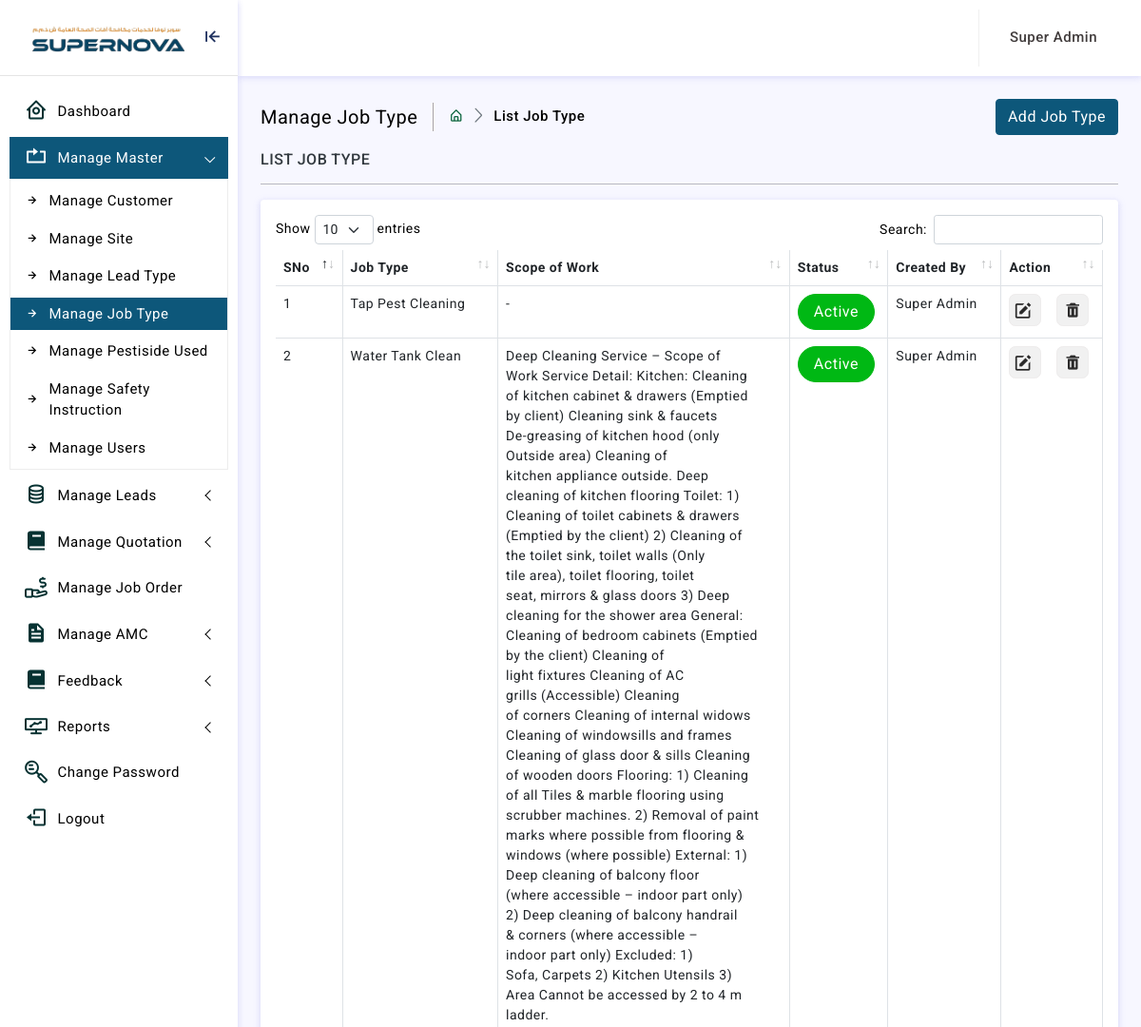
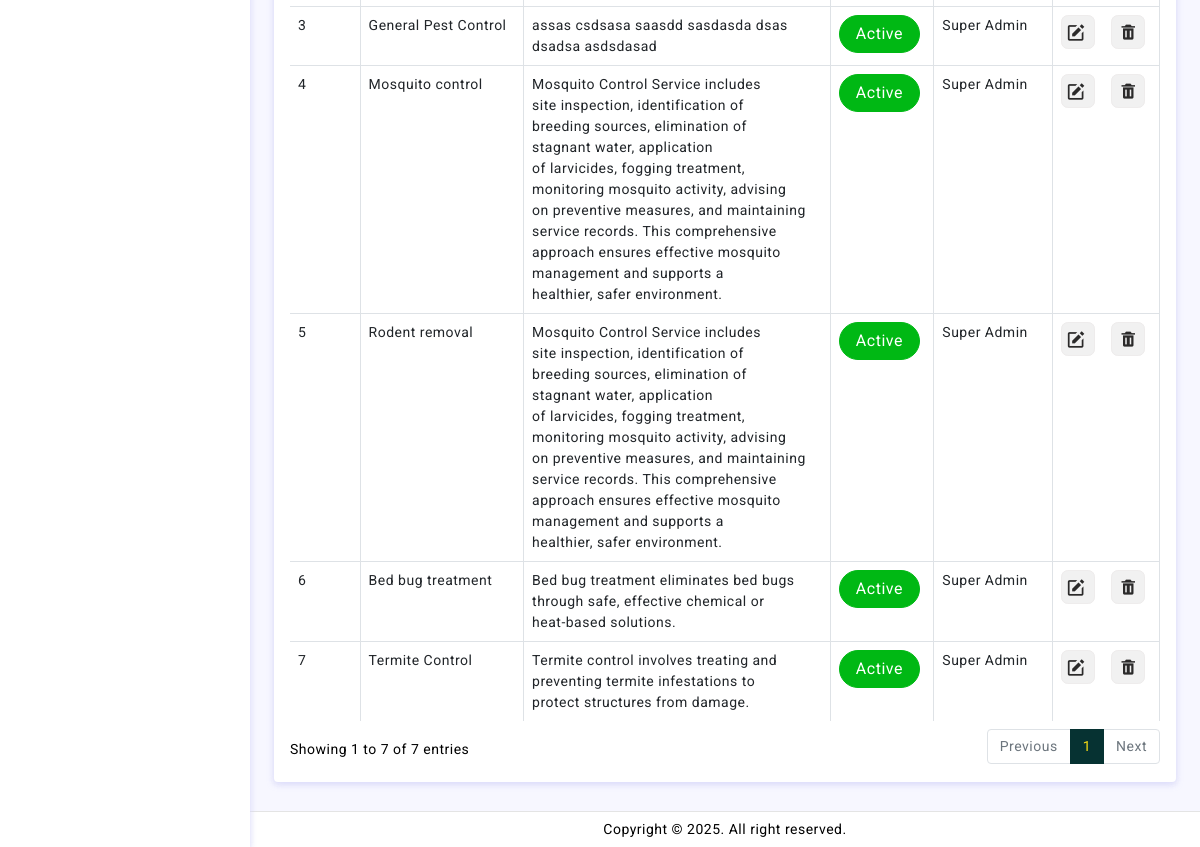
Screenshot of /adminln/manage-job-type.php (signed in) with the database file from the repository (2 pictures, top to bottom).
### tables this page shows
CREATE TABLE `job_type` (
  `id` int(11) NOT NULL,
  `job_type` varchar(255) NOT NULL,
  `scope_of_work` text NOT NULL,
  `status` varchar(20) NOT NULL,
  `created_by` int(11) NOT NULL,
  `created_datetime` datetime NOT NULL,
  `modified_by` int(11) NOT NULL,
  `modified_datetime` datetime NOT NULL
);

CREATE TABLE `user` (
  `Id` int(11) NOT NULL,
  `user_type` tinyint(4) NOT NULL,
  `UserName` varchar(255) NOT NULL,
  `name` varchar(255) NOT NULL,
  `status` tinyint(4) NOT NULL,
  `Password` varchar(1000) NOT NULL,
  `master_admin` varchar(55) NOT NULL,
  `AddedDate` datetime NOT NULL,
  `UpdatedDate` datetime NOT NULL
);

### adminln/manage-job-type.php (the view, shortened to what this page needs)
<?php
function main() {
extract($_REQUEST);
include 'dilg/cnt/join.php';
   ?>
<div class="page-breadcrumb d-sm-flex align-items-center mb-3">
<div class="breadcrumb-title pe-3">Manage Job Type</div>
<div class="ps-3">
<nav aria-label="breadcrumb">
<ol class="breadcrumb mb-0 p-0">
<li class="breadcrumb-item"><a href="home.php"><i class="bx bx-home-alt color-af251c"></i></a>
</li>
<li class="breadcrumb-item active" aria-current="page">List Job Type</li>
</ol>
</nav>
</div>
<div class="ms-auto">
<div class="col">
<button type="button" class="btn btn-primary" data-bs-toggle="modal" data-bs-target="#exampleExtraLargeModal" onClick="getedit(0)">Add Job Type</button>
</div>
</div>
</div>
<h6 class="mb-0 text-uppercase">List Job Type</h6>
<hr/>
<?  $select_job_type=mysqli_query($conn,"select * from job_type order by id desc ");
if(mysqli_num_rows($select_job_type)>>0){
?>
<div class="card">
<div class="card-body">
<div class="table-responsive">
<table id="example" class="table table-striped table-bordered" style="width:100%">
<thead>
<tr>
<th>SNo</th>
<th>Job Type </th>
<th>Scope of Work</th>
<th>Status</th>
<th>Created By</th>
<th>Action</th>
</tr>
</thead>
<tbody>
<?
$SNo = 0;
while($row_job_type=mysqli_fetch_array($select_job_type))
{
$SNo = $SNo + 1;
$id=$row_job_type['id'];
$job_type=$row_job_type['job_type'];
$scope_of_work=$row_job_type['scope_of_work'];
if ($scope_of_work!='') {
 $Scope_of_work=$scope_of_work;
}else{
   $Scope_of_work=" - ";
}
$status=$row_job_type['status'];
$created_by=$row_job_type['created_by'];
$select_name=mysqli_query($conn,"select * from user where Id='$created_by'");
$row_name=mysqli_fetch_array($select_name);
$created_name =stripslashes($row_name['name']);
?>
<tr>
<td><?=$SNo; ?></td>
<td><?=$job_type; ?></td>
<td><? echo wordwrap($Scope_of_work, 40, "<br />\n"); ?></td>
<td><div id="spSt<?=$id?>"></div>
            <script>drwStatus('<?=$id?>', '<?=$status?>')</script></td>
<td><?=$created_name; ?></td>
<td>
<div class="d-flex order-actions">
<a href="#" class="btn btn-add btn-sm" tooltip="Edit" data-bs-toggle="modal" data-bs-target="#exampleExtraLargeModal" onClick="getedit(<?=$id; ?>)"><i class="bx bxs-edit"></i></a>
<a href="#" class="ms-3" data-toggle="modal" tooltip="Delete" data-target="#customer2" onClick="if(confirm('Are you sure want to delete this?')) { window.location.href='manage-job-type.php?act=delete&id=<?=$id ?> ' }"><i class="bx bxs-trash"></i></a>
</div>
</td>
</tr>
<? } ?>
</tbody>
</table>
</div>
</div>
</div>
<? } else { echo "No Records Found";  } ?>
<?php
}
include 'template.php';
?>

### adminln/assets/css/app.css (style rules this page uses)
body { font-size: 14px; color: #000; letter-spacing: .5px; background: #f7f7ff; overflow-x: hidden; font-family: Roboto, sans-serif }
a { text-decoration: none }
.breadcrumb-title { font-size: 20px; border-right: 1.5px solid #aaa4a4 }
.page-breadcrumb .breadcrumb li.breadcrumb-item { font-size: 15px; font-weight: 500; }
.page-breadcrumb .breadcrumb-item+.breadcrumb-item::before { display: inline-block; padding-right: .5rem; color: #6c757d; font-family: LineIcons; content: "\ea5c" }
.order-actions a { font-size: 18px; width: 34px; height: 34px; display: flex; align-items: center; justify-content: center; background: #f1f1f1; border: 1px solid #eeecec; text-align: center; border-radius: 20%; color: #2b2a2a }
.btn i { vertical-align: middle; font-size: 1.3rem; margin-top: -1em; margin-bottom: -1em; margin-right: 5px }
.table-striped>tbody>tr:nth-of-type(odd) { --bs-table-accent-bg: unset; }
.table-bordered>:not(caption)>*>* { border-width: 1px 1px; }
.table-bordered th { border-width: 0px 1px; }
.breadcrumb-item.active { color: #000 !important; }

### adminln/assets/css/tooltip.css (style rules this page uses)
[tooltip] { position: relative; }
[tooltip]::before, [tooltip]::after { text-transform: none; font-size: 12px; line-height: 1; user-select: none; pointer-events: none; position: absolute; display: none; opacity: 0; }
[tooltip]::before { content: ''; border: 5px solid transparent; z-index: 1001; }
[tooltip]::after { content: attr(tooltip); font-family: Helvetica, sans-serif; text-align: center; min-width: 3em; max-width: 21em; white-space: nowrap; overflow: hidden; text-overflow: ellipsis; padding: 1ch 1.5ch; border-radius: .3ch; box-shadow: 0 1em 2em -.5em rgba(0, 0, 0, 0.35); background: #333; color: #fff; z-index: 1000; }
[tooltip]:not([flow])::before, [tooltip][flow^="up"]::before { bottom: 100%; border-bottom-width: 0; border-top-color: #333; }
[tooltip]:not([flow])::after, [tooltip][flow^="up"]::after { bottom: calc(100% + 5px); }
[tooltip]:not([flow])::before, [tooltip]:not([flow])::after, [tooltip][flow^="up"]::before, [tooltip][flow^="up"]::after { left: 50%; transform: translate(-50%, -.5em); }

### rows the page displays
job_type: job_type "Tap Pest Cleaning", scope_of_work "-", user.name "Super Admin"
job_type: job_type "Water Tank Clean", scope_of_work "Deep Cleaning Service – Scope of Work Service Detail: Kitchen: Cleaning of kitchen cabinet & drawers (Emptied by client) Cleaning sink & faucets De-greasing of kitchen hood (only Outside area) Cleaning of kitchen appliance outside. Deep cleaning of kitchen flooring Toilet: 1) Cleaning of toilet cabinets & drawers (Emptied by the client) 2) Cleaning of the toilet sink, toilet walls (Only tile area), toilet flooring, toilet seat, mirrors & glass doors 3) Deep cleaning for the shower area General: Cleaning of bedroom cabinets (Emptied by the client) Cleaning of light fixtures Cleaning of AC grills (Accessible) Cleaning of corners Cleaning of internal widows Cleaning of windowsills and frames…", user.name "Super Admin"
job_type: job_type "General Pest Control", scope_of_work "assas csdsasa saasdd sasdasda dsas dsadsa asdsdasad", user.name "Super Admin"
job_type: job_type "Mosquito control", scope_of_work "Mosquito Control Service includes site inspection, identification of breeding sources, elimination of stagnant water, application of larvicides, fogging treatment, monitoring mosquito activity, advising on preventive measures, and maintaining service records. This comprehensive approach ensures effective mosquito management and supports a healthier, safer environment.", user.name "Super Admin"
job_type: job_type "Rodent removal", scope_of_work "Mosquito Control Service includes site inspection, identification of breeding sources, elimination of stagnant water, application of larvicides, fogging treatment, monitoring mosquito activity, advising on preventive measures, and maintaining service records. This comprehensive approach ensures effective mosquito management and supports a healthier, safer environment.", user.name "Super Admin"
job_type: job_type "Bed bug treatment", scope_of_work "Bed bug treatment eliminates bed bugs through safe, effective chemical or heat-based solutions.", user.name "Super Admin"
job_type: job_type "Termite Control", scope_of_work "Termite control involves treating and preventing termite infestations to protect structures from damage.", user.name "Super Admin"

### other values shown
$usertype_name "Super Admin"
